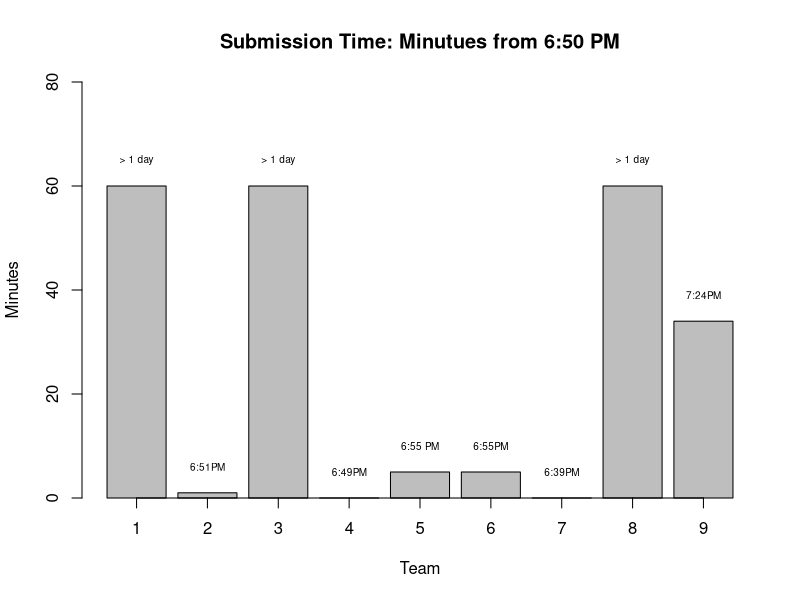
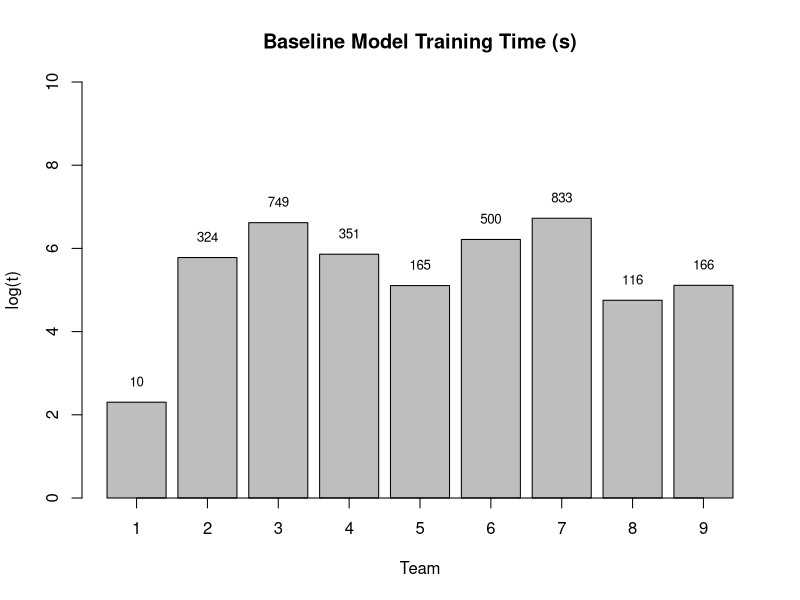
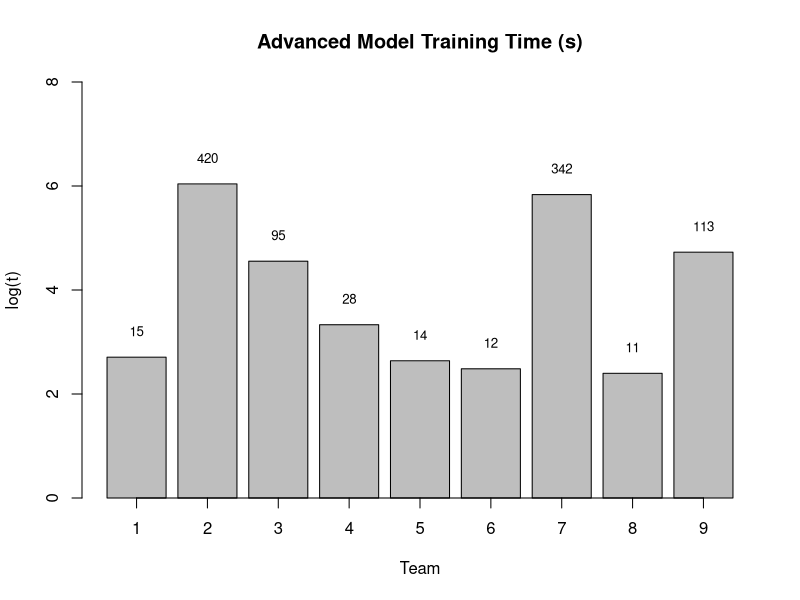
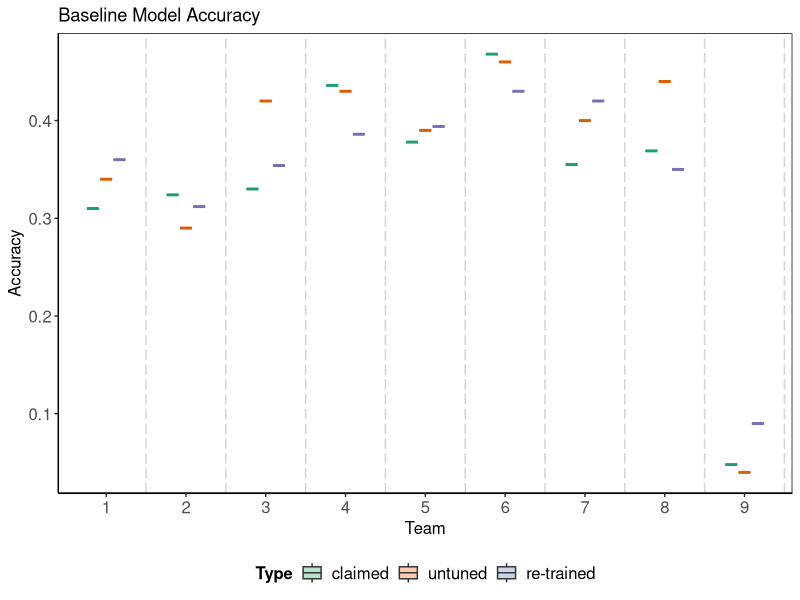
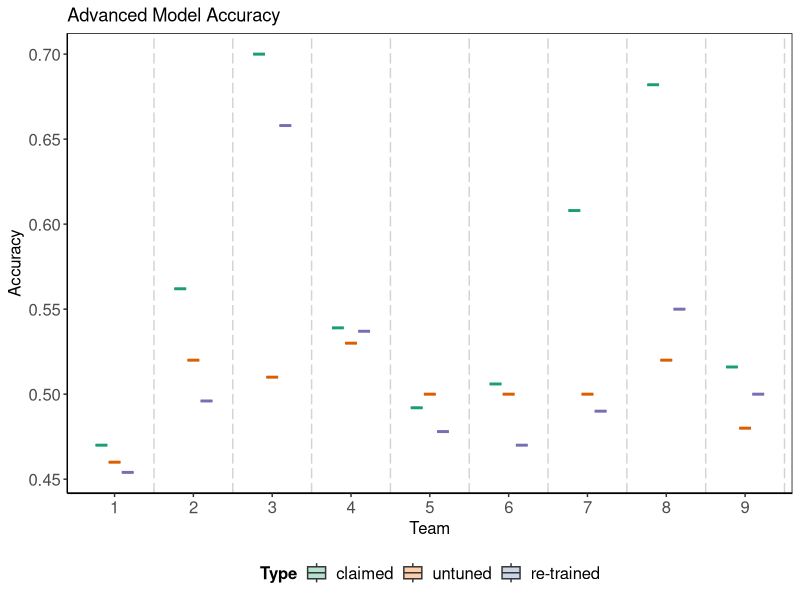

Write the R code that produced these figures, in order.
## ---- chunk 1
# run Results.R first
submitTime <- c(60, 1, 60, 0, 5, 5, 0, 60, 34)
submitTime_label <- c("> 1 day", "6:51PM", "> 1 day", "6:49PM", "6:55 PM", "6:55PM", "6:39PM", "> 1 day", "7:24PM")
bar_time <- barplot(submitTime, main="Submission Time: Minutues from 6:50 PM",
        xlab="Team", ylab="Minutes", ylim=c(0, 80))
text(bar_time, submitTime+5, submitTime_label, cex=0.6)
axis(1, bar_time, labels=as.character(1:9))
## ---- chunk 2
# run Results.R first
RunningTime <- c(10, 324, 749, 351, 165, 500, 833, 116, 166)
log_RunningTime <- log(RunningTime)
bar_time <- barplot(log_RunningTime, main="Baseline Model Training Time (s)",
        xlab="Team", ylab="log(t)", ylim=c(0, 10))
RunningTimeText <- as.character(RunningTime)
text(bar_time, log_RunningTime+0.5, RunningTimeText, cex=0.8)
axis(1, bar_time, labels=as.character(1:9))
## ---- chunk 3
# run Results.R first
RunningTime <- c(15, 420, 95, 28, 14, 12, 342, 11, 113)
log_RunningTime <- log(RunningTime)
bar_time <- barplot(log_RunningTime, main="Advanced Model Training Time (s)",
        xlab="Team", ylab="log(t)", ylim=c(0, 8))
RunningTimeText <- as.character(RunningTime)
text(bar_time, log_RunningTime+0.5, RunningTimeText, cex=0.8)
axis(1, bar_time, labels=as.character(1:9))
## ---- chunk 4
# data saved in Results.R
err_claimed <- c(
0.31,
0.324,
0.33,
0.436,
0.378,
0.468,
0.355,
0.369,
0.048
)
err_adv_claimed <- rep(err_claimed, each=20)
CV_error_baseline <- c(
0.36,
0.312,
0.354,
0.386,
0.394,
0.43,
0.42,
0.35,
0.09
)
err_retrained <- rep(CV_error_baseline, each=20)
# load("label_eval.RData")
# load("pred_untuned.RData")
# ind_fun <- which(is.na(label_eval))
err_untuned <- c(
0.34,
0.29,
0.42,
0.43,
0.39,
0.46,
0.4,
0.44,
0.04
)
err_adv_untuned <- rep(err_untuned  , each=20)

type_names <- c("claimed", "untuned", "re-trained")
# team_names <- paste0("Team ", 1:12)
team_names <- 1:9
# load("output_proj3.RData")
err_adv_all <- data.frame(Team=rep(rep(team_names, each=20), times=3), 
  					  Type=rep(type_names, each=180),
						  Error= c(err_adv_claimed, err_adv_untuned, err_retrained)) #as.vector(t(output$err_adv_retrained))))

err_adv_all$Type <- factor(err_adv_all$Type, levels= type_names)
err_adv_all$Team <- factor(err_adv_all$Team, levels= team_names)


#err_adv_all$Error <- err_adv_all$Error

type_names <- c("claimed", "untuned", "re-trained")
team_names <- paste0("Team ", 1:9)

library(ggplot2)
(ggplot(err_adv_all, aes(y = Error, x = Team, fill = Type, colour = Type)) 
+ geom_boxplot(width=0.5,outlier.colour = NULL)
#+ scale_alpha_continuous(guide=FALSE, range=c(0.01,0.99))
+theme(axis.line = element_line(colour = "black"),
      panel.grid.major = element_blank(),
      panel.grid.minor = element_blank(),
      panel.border = element_rect(colour = "black", fill=NA),
      axis.text=element_text(size=12),
      axis.title=element_text(size=12),
      legend.text=element_text(size=12),
      legend.title=element_text(size=12, face="bold"),
      legend.position="bottom",
      strip.text.y = element_text(size = 13, face="bold"),
      panel.background = element_blank())
+ labs(title="Baseline Model Accuracy", x="Team", y="Accuracy")
+ scale_colour_brewer(palette = "Dark2", guide = FALSE)
+ scale_fill_brewer(palette = "Pastel2", labels=type_names, guide = guide_legend(title = "Type"))
+ geom_vline(xintercept = seq(1.5, 13.5, 1), linetype = "longdash", colour="lightgrey")) 

## ---- chunk 5
# data saved in Results.R
err_claimed <- c(
0.47,
0.562,
0.7,
0.539,
0.492,
0.506,
0.608,
0.682,
0.516
)
err_adv_claimed <- rep(err_claimed, each=20)
CV_error_baseline <- c(
0.454,
0.496,
0.658,
0.537,
0.478,
0.47,
0.49,
0.55,
0.5)
err_retrained <- rep(CV_error_baseline, each=20)
# load("label_eval.RData")
# load("pred_untuned.RData")
# ind_fun <- which(is.na(label_eval))
err_untuned <- c(
0.46,
0.52,
0.51,
0.53,
0.5,
0.5,
0.5,
0.52,
0.48
)
err_adv_untuned <- rep(err_untuned  , each=20)

type_names <- c("claimed", "untuned", "re-trained")
# team_names <- paste0("Team ", 1:12)
team_names <- 1:9
# load("output_proj3.RData")
err_adv_all <- data.frame(Team=rep(rep(team_names, each=20), times=3), 
  					  Type=rep(type_names, each=180),
						  Error= c(err_adv_claimed, err_adv_untuned, err_retrained)) #as.vector(t(output$err_adv_retrained))))

err_adv_all$Type <- factor(err_adv_all$Type, levels= type_names)
err_adv_all$Team <- factor(err_adv_all$Team, levels= team_names)


err_adv_all$Error <- err_adv_all$Error

type_names <- c("claimed", "untuned", "re-trained")
team_names <- paste0("Team ", 1:12)

library(ggplot2)
(ggplot(err_adv_all, aes(y = Error, x = Team, fill = Type, colour = Type)) 
+ geom_boxplot(width=0.5,outlier.colour = NULL)
#+ scale_alpha_continuous(guide=FALSE, range=c(0.01,0.99))
+theme(axis.line = element_line(colour = "black"),
      panel.grid.major = element_blank(),
      panel.grid.minor = element_blank(),
      panel.border = element_rect(colour = "black", fill=NA),
      axis.text=element_text(size=12),
      axis.title=element_text(size=12),
      legend.text=element_text(size=12),
      legend.title=element_text(size=12, face="bold"),
      legend.position="bottom",
      strip.text.y = element_text(size = 13, face="bold"),
      panel.background = element_blank())
+ labs(title="Advanced Model Accuracy", x="Team", y="Accuracy")
+ scale_colour_brewer(palette = "Dark2", guide = FALSE)
+ scale_fill_brewer(palette = "Pastel2", labels=type_names, guide = guide_legend(title = "Type"))
+ geom_vline(xintercept = seq(1.5, 13.5, 1), linetype = "longdash", colour="lightgrey")) 
